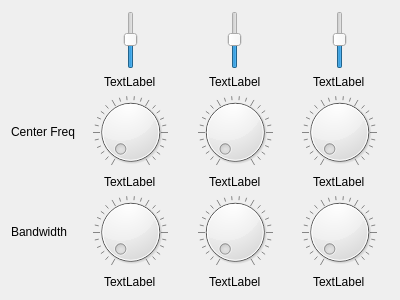
<?xml version="1.0" encoding="UTF-8"?>
<ui version="4.0">
 <class>EqualizerDialog</class>
 <widget class="QDialog" name="EqualizerDialog">
  <property name="geometry">
   <rect>
    <x>0</x>
    <y>0</y>
    <width>400</width>
    <height>300</height>
   </rect>
  </property>
  <property name="windowTitle">
   <string>Dialog</string>
  </property>
  <layout class="QGridLayout" name="gridLayout">
   <item row="1" column="2" alignment="Qt::AlignHCenter">
    <widget class="QLabel" name="gainLabel2">
     <property name="text">
      <string>TextLabel</string>
     </property>
    </widget>
   </item>
   <item row="1" column="3" alignment="Qt::AlignHCenter">
    <widget class="QLabel" name="gainLabel3">
     <property name="text">
      <string>TextLabel</string>
     </property>
    </widget>
   </item>
   <item row="4" column="3">
    <widget class="QDial" name="eqBandwidthDial3">
     <property name="notchesVisible">
      <bool>true</bool>
     </property>
    </widget>
   </item>
   <item row="2" column="0">
    <widget class="QLabel" name="label">
     <property name="text">
      <string>Center Freq</string>
     </property>
    </widget>
   </item>
   <item row="4" column="0">
    <widget class="QLabel" name="label_2">
     <property name="text">
      <string>Bandwidth</string>
     </property>
    </widget>
   </item>
   <item row="5" column="2" alignment="Qt::AlignHCenter">
    <widget class="QLabel" name="eqBandwidthLabel2">
     <property name="text">
      <string>TextLabel</string>
     </property>
    </widget>
   </item>
   <item row="5" column="1" alignment="Qt::AlignHCenter">
    <widget class="QLabel" name="eqBandwidthLabel1">
     <property name="text">
      <string>TextLabel</string>
     </property>
    </widget>
   </item>
   <item row="5" column="3" alignment="Qt::AlignHCenter">
    <widget class="QLabel" name="eqBandwidthLabel3">
     <property name="text">
      <string>TextLabel</string>
     </property>
    </widget>
   </item>
   <item row="3" column="1" alignment="Qt::AlignHCenter">
    <widget class="QLabel" name="eqCenterLabel1">
     <property name="text">
      <string>TextLabel</string>
     </property>
    </widget>
   </item>
   <item row="3" column="2" alignment="Qt::AlignHCenter">
    <widget class="QLabel" name="eqCenterLabel2">
     <property name="text">
      <string>TextLabel</string>
     </property>
    </widget>
   </item>
   <item row="1" column="1" alignment="Qt::AlignHCenter">
    <widget class="QLabel" name="gainLabel1">
     <property name="text">
      <string>TextLabel</string>
     </property>
    </widget>
   </item>
   <item row="0" column="2" alignment="Qt::AlignHCenter">
    <widget class="CustomQSlider" name="eqSlider2">
     <property name="sliderPosition">
      <number>51</number>
     </property>
     <property name="orientation">
      <enum>Qt::Vertical</enum>
     </property>
    </widget>
   </item>
   <item row="0" column="1" alignment="Qt::AlignHCenter">
    <widget class="QSlider" name="eqSlider1">
     <property name="sliderPosition">
      <number>50</number>
     </property>
     <property name="orientation">
      <enum>Qt::Vertical</enum>
     </property>
     <property name="invertedAppearance">
      <bool>false</bool>
     </property>
    </widget>
   </item>
   <item row="0" column="3" alignment="Qt::AlignHCenter">
    <widget class="QSlider" name="eqSlider3">
     <property name="sliderPosition">
      <number>50</number>
     </property>
     <property name="orientation">
      <enum>Qt::Vertical</enum>
     </property>
    </widget>
   </item>
   <item row="3" column="3" alignment="Qt::AlignHCenter">
    <widget class="QLabel" name="eqCenterLabel3">
     <property name="text">
      <string>TextLabel</string>
     </property>
    </widget>
   </item>
   <item row="2" column="1">
    <widget class="CustomQDial" name="eqCenterDial1">
     <property name="notchesVisible">
      <bool>true</bool>
     </property>
    </widget>
   </item>
   <item row="2" column="3">
    <widget class="QDial" name="eqCenterDial3">
     <property name="wrapping">
      <bool>false</bool>
     </property>
     <property name="notchesVisible">
      <bool>true</bool>
     </property>
    </widget>
   </item>
   <item row="2" column="2">
    <widget class="QDial" name="eqCenterDial2">
     <property name="notchesVisible">
      <bool>true</bool>
     </property>
    </widget>
   </item>
   <item row="4" column="1">
    <widget class="QDial" name="eqBandwidthDial1">
     <property name="notchesVisible">
      <bool>true</bool>
     </property>
    </widget>
   </item>
   <item row="4" column="2">
    <widget class="QDial" name="eqBandwidthDial2">
     <property name="notchesVisible">
      <bool>true</bool>
     </property>
    </widget>
   </item>
  </layout>
 </widget>
 <customwidgets>
  <customwidget>
   <class>CustomQDial</class>
   <extends>QDial</extends>
   <header>customqdial.h</header>
  </customwidget>
  <customwidget>
   <class>CustomQSlider</class>
   <extends>QSlider</extends>
   <header>customqslider.h</header>
  </customwidget>
 </customwidgets>
 <resources/>
 <connections/>
</ui>
